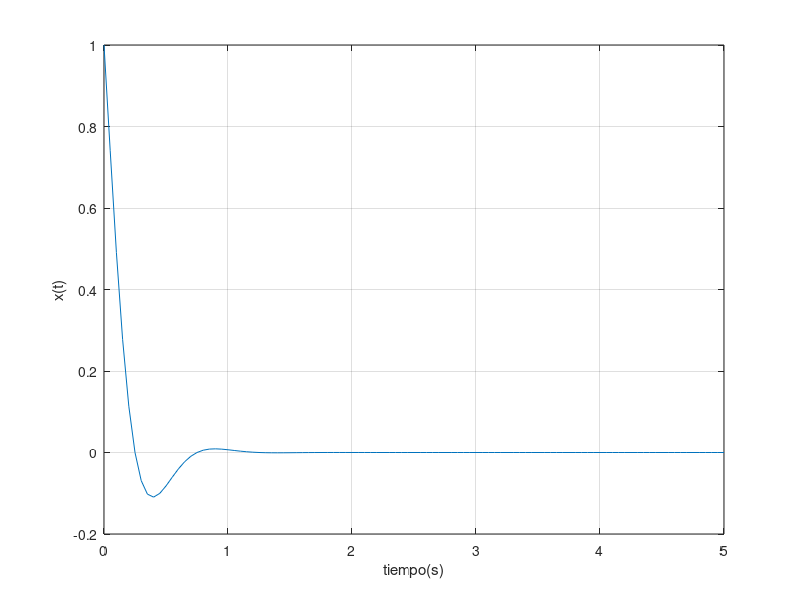

Source code (MATLAB):
s=2;
while (s==2)
clear all
clc
    fprintf('Se tienen los siguientes valores para la constante a : \n-> a=1 \n-> a=5 \n-> a=20 \n-> a>50  (amortiguamiento critico)'); 
    a=input('\nIngrese el valor de la constante a : ');
    t=0:0.05:5;
    x=cos(2.*pi*t).*exp(-a*t);
    plot (t,x), grid on, xlabel 'tiempo(s)', ylabel 'x(t)'
s=input('\n1)Salir \n2)Graficar otra funcion \n\nQue desea hacer?: ');
end
clc